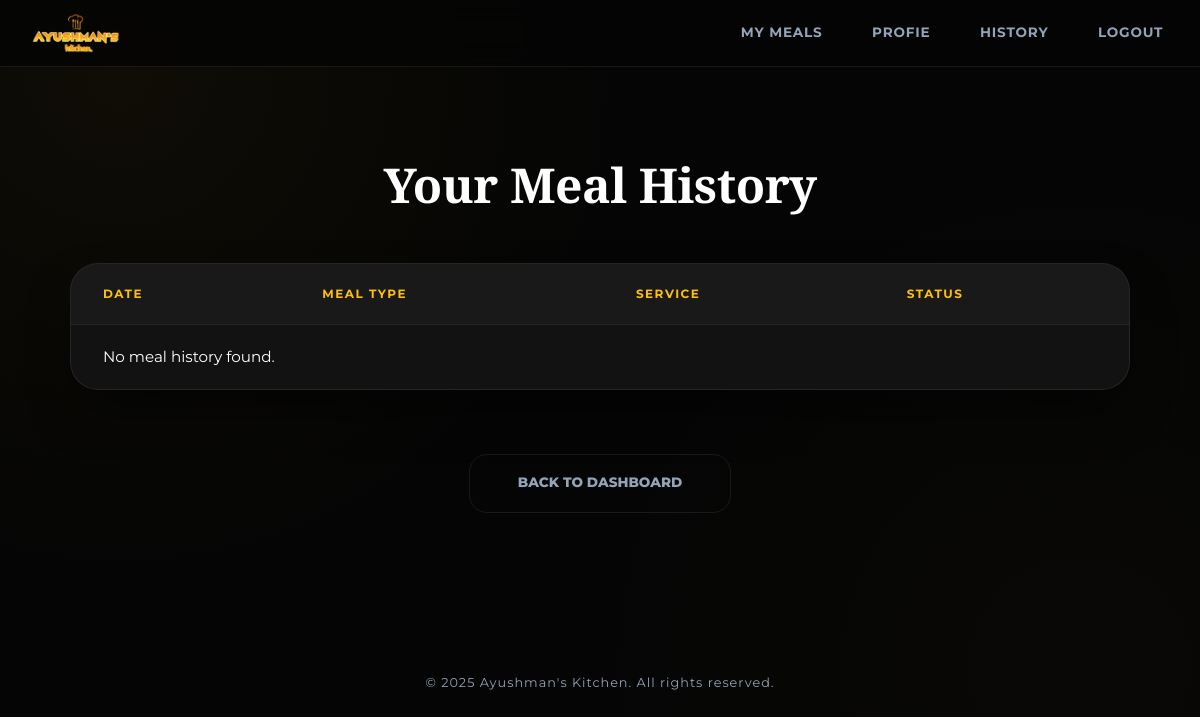
Page /user-history (signed in) on the earlier database version.
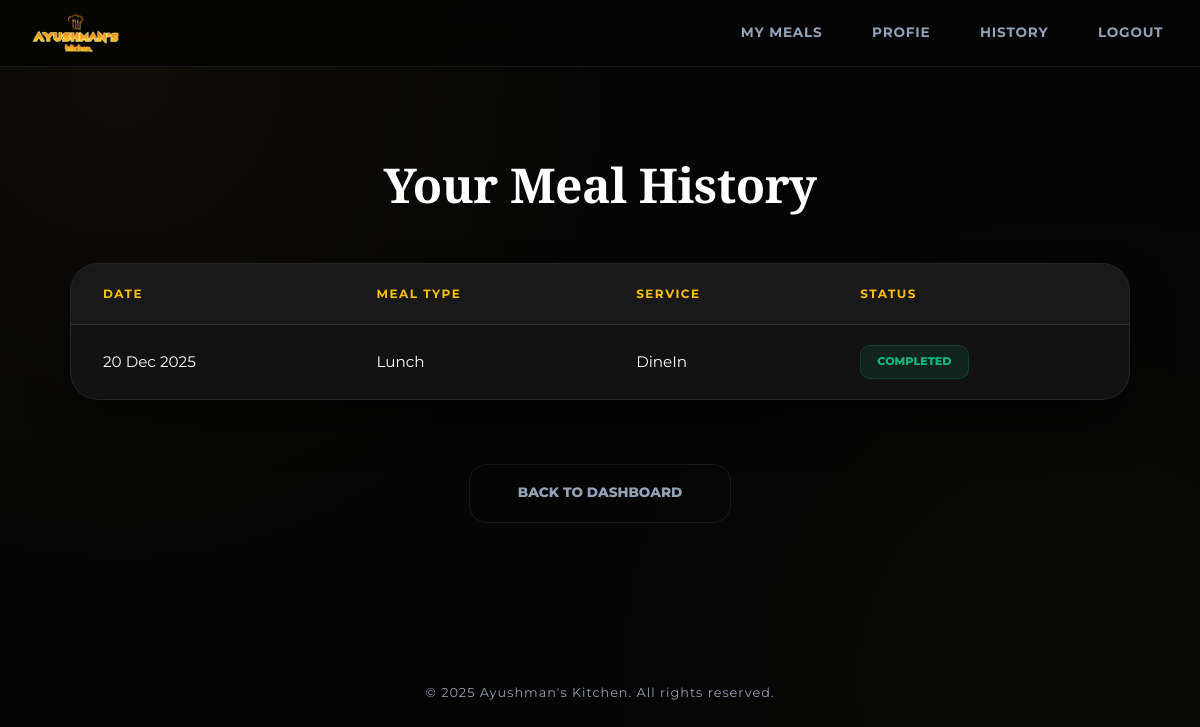
Same page on the later database version.
### Customers/models.py (models this page shows, shortened)
class LunchRecord(models.Model):
    customer = models.ForeignKey(Customer, on_delete=models.CASCADE, related_name="lunch_records")
    for_date = models.DateField()
    meal_num_used = models.IntegerField()
    service_choice = models.CharField(max_length=20, choices=SERVICE_TYPE)
    meal_choice = models.CharField(max_length=20, choices=MEAL_MENU,null=True,blank=True,default="NONE")
    FLAGSHIP_choice = models.CharField(max_length=20, choices=FLAGSHIP_MENU_LUNCH,null=True,blank=True,default="NONE")
    PREMIUM_choice = models.CharField(max_length=20, choices=PREMIUM_MENU_LUNCH,null=True,blank=True,default="NONE")
    decrement_done = models.BooleanField(default=False)
    class Meta:
        constraints = [
            models.UniqueConstraint(fields=["customer", "for_date"], name="unique_lunch_per_customer_per_day")
        ]

### Customers/views.py (the view, shortened to what this page needs)
# urls.py: path('user-history', user_history,name="user_history"),
@login_required
def user_history(request):
    user = request.user
    lunch_records = LunchRecord.objects.filter(
        customer=user
    ).order_by("-for_date")
    dinner_records = DinnerRecord.objects.filter(
        customer=user
    ).order_by("-for_date")
    history = []
    for record in lunch_records:
        history.append({
            "date": record.for_date,
            "meal_type": "Lunch",
            "service": record.service_choice,
            "status": "Cancelled" if record.service_choice == "Cancel" else "Completed",
            "meal_no": record.meal_num_used,
        })
    context = {
        "history": history,
    }
    return render(request, "Customer/user-history.html", context)

### templates/Customer/user-history.html (shortened to what this page needs)
{% load static %}
<!DOCTYPE html>
<html lang="en">
<head>
    <link rel="stylesheet" href="{% static 'Customer/styles-user-history.css' %}">
</head>
<body>
    {% include "Customer/navbar.html" %}
    <main class="user-page">
        <div class="user-container">
            <h1 class="page-title">Your Meal History</h1>
            <section class="history-section">
                <div class="table-responsive">
                    <table class="data-table history-table">
                        <thead>
                            <tr>
                                <th>Date</th>
                                <th>Meal Type</th>
                                <th>Service</th>
                                <th>Status</th>
                            </tr>
                        </thead>
                        <tbody>
                            {% for row in history %}
                            <tr>
                                <td data-label="Date">{{ row.date|date:"d M Y" }}</td>
                                <td data-label="Meal Type">{{ row.meal_type }}</td>
                                <td data-label="Service">{{ row.service }}</td>
                                <td data-label="Status">
                                    {% if row.status == "Cancelled" %}
                                    <span class="badge badge-cancelled">Cancelled</span>
                                    {% else %}
                                    <span class="badge badge-completed">Completed</span>
                                    {% endif %}
                                </td>
                            </tr>
                            {% empty %}
                            <tr>
                                <td colspan="4" class="text-center">No meal history found.</td>
                            </tr>
                            {% endfor %}
                        </tbody>
                    </table>
                </div>
            </section>
            <div class="history-actions">
                <a href="{% url "user_dashboard" %}" class="btn btn-secondary">Back to Dashboard</a>
            </div>
        </div>
    </main>
    <footer class="footer">
        <p>&copy; 2025 Ayushman's Kitchen. All rights reserved.</p>
    </footer>
</body>
</html>

Differences in the rows shown:
added LunchRecord: date "20 Dec 2025", service "DineIn"
Other differences:
new list line: "Lunch COMPLETED"
text no longer shown: "No meal history found."
